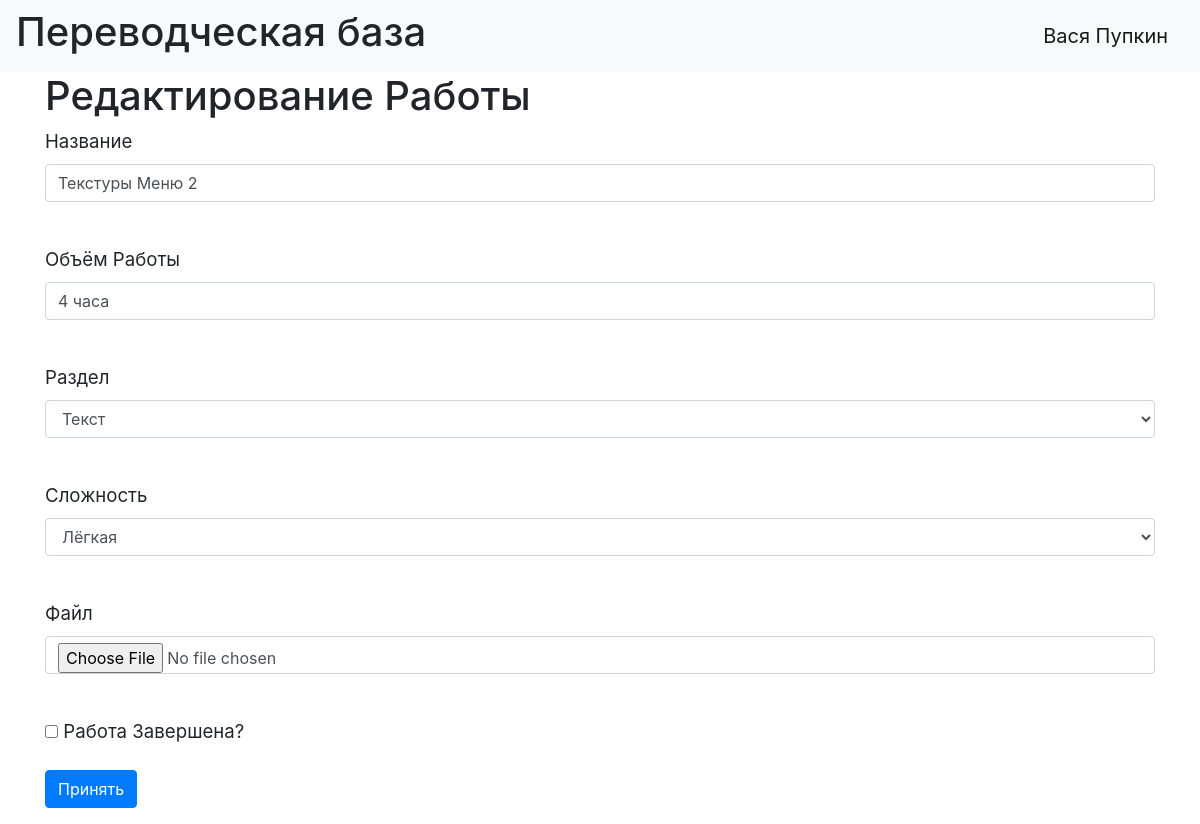
/jobs/3 (signed in), run on the app's committed database.
### data/users.py (models this page shows, shortened)
class User(SqlAlchemyBase, UserMixin, SerializerMixin):
    __tablename__ = 'users'
    id = sqlalchemy.Column(sqlalchemy.Integer, primary_key=True, autoincrement=True)
    surname = sqlalchemy.Column(sqlalchemy.String, nullable=True)
    name = sqlalchemy.Column(sqlalchemy.String, nullable=True)
    age = sqlalchemy.Column(sqlalchemy.Integer, nullable=True)
    department = sqlalchemy.Column(sqlalchemy.String, nullable=True)
    address = sqlalchemy.Column(sqlalchemy.String, nullable=True)
    email = sqlalchemy.Column(sqlalchemy.String, index=True, unique=True, nullable=True)
    hashed_password = sqlalchemy.Column(sqlalchemy.String, nullable=True)
    modifed_date = sqlalchemy.Column(sqlalchemy.DateTime, default=datetime.datetime.now)
    city_from = sqlalchemy.Column(sqlalchemy.String, default='not fill')
    jobs = orm.relation("Jobs", back_populates='user')
    departments = orm.relation("Department", back_populates='user')

### data/jobs.py (models this page shows, shortened)
class Jobs(SqlAlchemyBase, UserMixin, SerializerMixin):
    __tablename__ = 'jobs'
    id = sqlalchemy.Column(sqlalchemy.Integer, primary_key=True, autoincrement=True)
    job = sqlalchemy.Column(sqlalchemy.String, nullable=True)
    work_size = sqlalchemy.Column(sqlalchemy.Integer, nullable=True, default=0)
    department = sqlalchemy.Column(sqlalchemy.String, nullable=True)
    start_date = sqlalchemy.Column(sqlalchemy.DateTime, default=datetime.datetime.now)
    end_date = sqlalchemy.Column(sqlalchemy.DateTime, default=datetime.datetime.now)
    is_finished = sqlalchemy.Column(sqlalchemy.Boolean, default=False)
    file_name = sqlalchemy.Column(sqlalchemy.String, default=False)
    file_type = sqlalchemy.Column(sqlalchemy.String, default=False)
    is_edited = sqlalchemy.Column(sqlalchemy.Boolean, default=False)
    category = sqlalchemy.Column(sqlalchemy.Integer, sqlalchemy.ForeignKey("category.id"))
    team_leader = sqlalchemy.Column(sqlalchemy.Integer, sqlalchemy.ForeignKey("users.id"))
    user = orm.relation('User')
    categories = orm.relation("Category",
                              secondary="association",
                              backref="jobs")

### main.py (the view, shortened to what this page needs)
@app.route('/jobs/<int:id>', methods=['GET', 'POST'])
@login_required
def job_edit(id):
    form = AddJobForm()
    if request.method == "GET":
        db_sess = db_session.create_session()
        jobs = db_sess.query(Jobs).filter(Jobs.id == id,
                                          (Jobs.team_leader == current_user.id) | (
                                                      current_user.id == 1)).first()
        if jobs:
            form.job.data = jobs.job
            form.work_size.data = jobs.work_size
            form.department.data = jobs.department
            form.is_finished.data = jobs.is_finished
            form.category.data = jobs.category
        else:
            abort(404)
    return render_template('addjob.html', title='Редактирование Работы', form=form)

### data/add_job.py
class AddJobForm(FlaskForm):
    job = StringField('Название', validators=[DataRequired()])
    work_size = StringField('Объём Работы', validators=[DataRequired()])
    department = SelectField('Раздел', choices=[(2, 'Текст'), (3, 'Текстуры')])
    category = SelectField('Сложность', choices=[(1, 'Лёгкая'), (2, 'Средняя'), (3, 'Сложная')])
    file = FileField('Файл', validators=[FileRequired()])
    is_finished = BooleanField('Работа Завершена?')
    submit = SubmitField('Принять')

### data/db_session.py (called while the page is built)
def create_session() -> Session:
    global __factory
    return __factory()

### main.py (called while the page is built)
@login_manager.user_loader
def load_user(user_id):
    db_sess = db_session.create_session()
    return db_sess.query(User).get(user_id)

### templates/addjob.html (shortened to what this page needs)
{% extends "base.html" %}
{% block content %}
<h1>{{ title }}</h1>
<form action="" method="post" enctype="multipart/form-data">
    <p>
        {{ form.job.label }}<br>
        {{ form.job(class="form-control") }}<br>
    </p>
    <p>
        {{ form.work_size.label }}<br>
        {{ form.work_size(class="form-control") }}<br>
    </p>
    <p>
        {{ form.department.label }}<br>
        {{ form.department(class="form-control") }}<br>
    <p>
        {{ form.category.label }}<br>
        {{ form.category(class="form-control") }}<br>
    </p>
    <p>
        {{ form.file.label }}<br>
        {{ form.file(class="form-control") }}<br>
    </p>
    <p>{{ form.is_finished() }} {{ form.is_finished.label }}</p>
    <p>{{ form.submit(type="submit", class="btn btn-primary") }}</p>
</form>
{% endblock %}

### templates/base.html (shortened to what this page needs)
<!DOCTYPE html>
<html lang="en">
<head>
    <link rel="stylesheet" href="https://stackpath.bootstrapcdn.com/bootstrap/4.4.1/css/bootstrap.min.css"
>
    <link rel="stylesheet" type="text/css" href="../static/css/style.css"/>
</head>
<body>
<header>
    <nav class="navbar navbar-light bg-light">
        <h1>Переводческая база</h1>
        {% if current_user.is_authenticated %}
        <a class="navbar-brand" href="/logout">{{ current_user.name }} {{ current_user.surname }}</a>
        {% else %}
        <p>
            <a class="btn btn-primary " href="/register">Регистрация</a>
            <a class="btn btn-success" href="/login">Вход</a>
        </p>
        {% endif %}
    </nav>
</header>
<main role="main" class="container">
    {% block content %}{% endblock %}
</main>
</body>
</html>

### static/css/style.css (style rules this page uses)
p { font-size: 14pt; }

### data on the page
User: name "Вася", surname "Пупкин"
Jobs: job "Текстуры Меню 2", work_size "4 часа", department "Текст", category "Лёгкая"

### other printed values
{{ title }} "Редактирование Работы"
